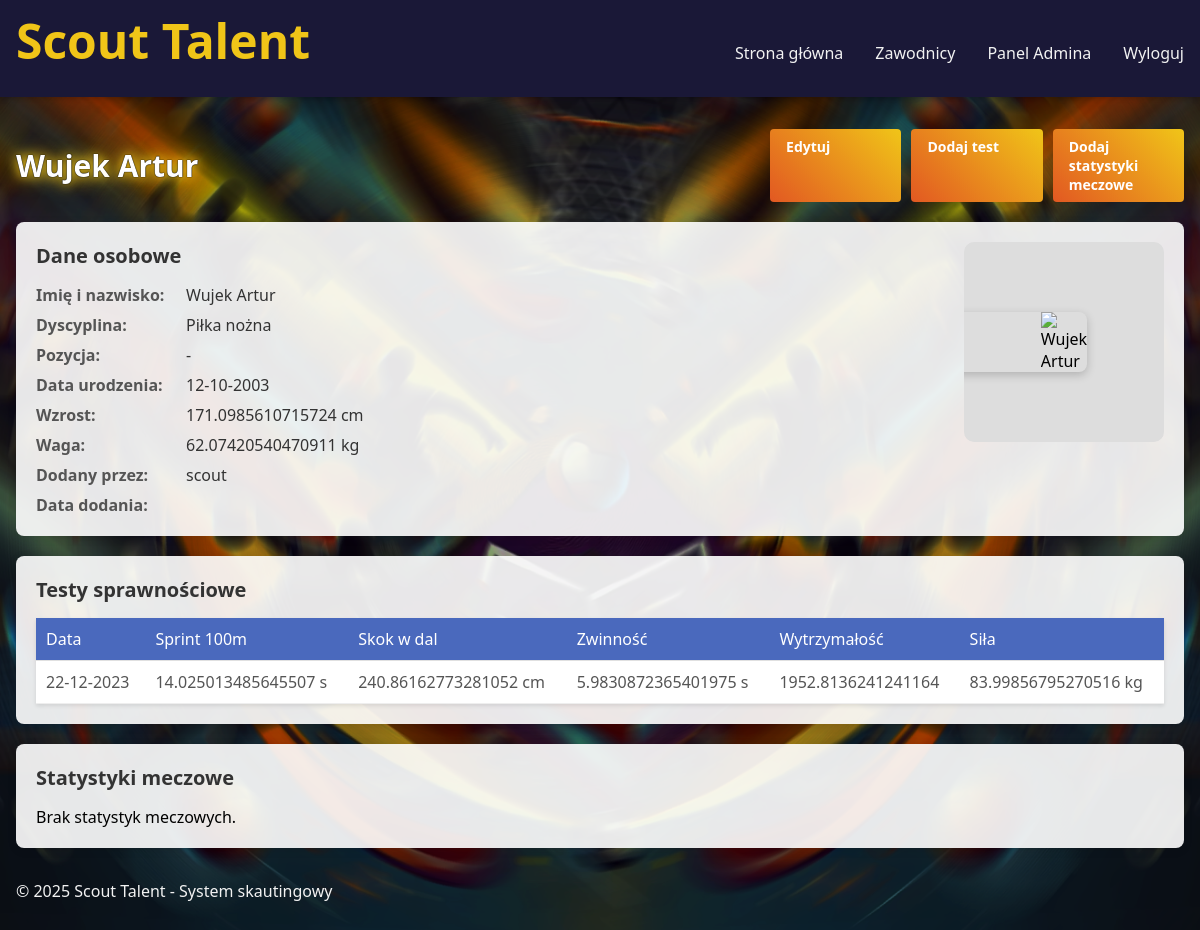
Screenshot of /players/detail/4 (signed in) with the database file from the repository.
### app/models.py (models this page shows, shortened)
class Player(db.Model):
    id = db.Column(db.Integer, primary_key=True)
    first_name = db.Column(db.String(64), nullable=False)
    last_name = db.Column(db.String(64), nullable=False)
    height = db.Column(db.Float)  # w cm
    weight = db.Column(db.Float)  # w kg
    birth_date = db.Column(db.Date)
    position = db.Column(db.String(64))
    photo = db.Column(db.String(255), nullable=True)  # Path to player photo
    sport_id = db.Column(db.Integer, db.ForeignKey('sport.id'))
    scout_id = db.Column(db.Integer, db.ForeignKey('user.id'))
    physical_tests = db.relationship('PhysicalTest', backref='player', lazy='dynamic')
    match_stats = db.relationship('MatchStat', backref='player', lazy='dynamic')

class Sport(db.Model):
    id = db.Column(db.Integer, primary_key=True)
    name = db.Column(db.String(64), unique=True, nullable=False)
    description = db.Column(db.Text)
    players = db.relationship('Player', backref='sport', lazy='dynamic')

class User(UserMixin, db.Model):
    id = db.Column(db.Integer, primary_key=True)
    username = db.Column(db.String(64), unique=True, nullable=False)
    email = db.Column(db.String(120), unique=True, nullable=False)
    password_hash = db.Column(db.String(128))
    role = db.Column(db.String(20), default='user')  # user, scout, club_manager, admin
    profile_picture = db.Column(db.String(200), nullable=True)  # Path to profile picture file
    status = db.Column(db.String(20), default='amateur')  # pro/amateur
    players = db.relationship('Player', backref='scout', lazy='dynamic')

class PhysicalTest(db.Model):
    id = db.Column(db.Integer, primary_key=True)
    player_id = db.Column(db.Integer, db.ForeignKey('player.id'))
    test_date = db.Column(db.Date, default=datetime.utcnow)
    sprint_100m = db.Column(db.Float)  # w sekundach
    long_jump = db.Column(db.Float)  # w cm
    agility = db.Column(db.Float)  # w sekundach
    endurance = db.Column(db.Float)  # w sekundach lub metrach zależnie od testu
    strength = db.Column(db.Float)  # w kg
    notes = db.Column(db.Text)

### app/routes/player_routes.py (the view)
@players.route('/detail/<int:player_id>')
@login_required
def detail(player_id):
    player = Player.query.get_or_404(player_id)
    if current_user.role != 'admin' and current_user.role != 'club_manager' and player.scout_id != current_user.id:
        abort(403)
    return render_template('player/detail.html', player=player)

### app/models.py (called while the page is built)
@login_manager.user_loader
def load_user(id):
    return User.query.get(int(id))

### app/templates/player/detail.html (shortened to what this page needs)
{% extends 'base.html' %}
{% block content %}
<section class="player-detail">
    <div class="header-section">
        <h1>{{ player.first_name }} {{ player.last_name }}</h1>
        {% if current_user.role in ['scout', 'admin'] and (current_user.role == 'admin' or player.scout_id == current_user.id) %}
            <div class="action-buttons">
                <a href="{{ url_for('players.edit', player_id=player.id) }}" class="btn btn-primary">Edytuj</a>
                <a href="{{ url_for('players.add', player_id=player.id) }}" class="btn btn-primary">Dodaj test</a>
                <a href="{{ url_for('players.add', player_id=player.id) }}" class="btn btn-primary">Dodaj statystyki meczowe</a>
            </div>
        {% endif %}
    </div>
    <div class="player-info card">
        <div class="player-header">
            <div class="player-details">
                <h2>Dane osobowe</h2>
                <dl>
                    <dt>Imię i nazwisko:</dt>
                    <dd>{{ player.first_name }} {{ player.last_name }}</dd>
                    <dt>Dyscyplina:</dt>
                    <dd>{{ player.sport.name }}</dd>
                    <dt>Pozycja:</dt>
                    <dd>{{ player.position }}</dd>
                    <dt>Data urodzenia:</dt>
                    <dd>{{ player.birth_date.strftime('%d-%m-%Y') if player.birth_date else 'Brak danych' }}</dd>
                    <dt>Wzrost:</dt>
                    <dd>{{ player.height }} cm</dd>
                    <dt>Waga:</dt>
                    <dd>{{ player.weight }} kg</dd>
                    <dt>Dodany przez:</dt>
                    <dd>{{ player.scout.username }}</dd>
                    <dt>Data dodania:</dt>
                </dl>
            </div>
            {% if player.photo %}
            <div class="player-photo">
                <img src="{{ player.photo }}" alt="{{ player.first_name }} {{ player.last_name }}" class="img-fluid rounded">
            </div>
            {% endif %}
        </div>
    </div>
    <div class="player-tests card">
        <h2>Testy sprawnościowe</h2>
        {% if player.physical_tests.count() > 0 %}
            <table class="data-table">
                <thead>
                    <tr>
                        <th>Data</th>
                        <th>Sprint 100m</th>
                        <th>Skok w dal</th>
                        <th>Zwinność</th>
                        <th>Wytrzymałość</th>
                        <th>Siła</th>
                    </tr>
                </thead>
                <tbody>
                    {% for test in player.physical_tests %}
                        <tr>
                            <td>{{ test.test_date.strftime('%d-%m-%Y') }}</td>
                            <td>{{ test.sprint_100m }} s</td>
                            <td>{{ test.long_jump }} cm</td>
                            <td>{{ test.agility }} s</td>
                            <td>{{ test.endurance }}</td>
                            <td>{{ test.strength }} kg</td>
                        </tr>
                    {% endfor %}
                </tbody>
            </table>
        {% else %}
            <p>Brak testów sprawnościowych.</p>
        {% endif %}
    </div>
    <div class="player-matches card">
        <h2>Statystyki meczowe</h2>
        {% if player.match_stats.count() > 0 %}
            <table class="data-table">
                <thead>
                    <tr>
                        <th>Data</th>
                        <th>Przeciwnik</th>
                        <th>Minuty</th>
                        <th>Gole</th>
                        <th>Asysty</th>
                        <th>Dystans</th>
                        <th>Kontakty z piłką</th>
                    </tr>
                </thead>
                <tbody>
                    {% for stat in player.match_stats %}
                        <tr>
                            <td>{{ stat.match.date.strftime('%d-%m-%Y') }}</td>
                            <td>{{ stat.match.opponent }}</td>
                            <td>{{ stat.minutes_played }}</td>
                            <td>{{ stat.goals }}</td>
                            <td>{{ stat.assists }}</td>
                            <td>{{ stat.distance_covered }} km</td>
                            <td>{{ stat.ball_contacts }}</td>
                        </tr>
                    {% endfor %}
                </tbody>
            </table>
        {% else %}
            <p>Brak statystyk meczowych.</p>
        {% endif %}
    </div>
</section>
{% endblock %}

### app/templates/base.html (shortened to what this page needs)
<!DOCTYPE html>
<html lang="pl">
<head>
    <link rel="stylesheet" href="{{ url_for('static', filename='css/style.css') }}">
</head>
<body>
    {% include 'components/navbar.html' %}
    <main class="container">
        {% block content %}{% endblock %}
    </main>
    {% include 'components/footer.html' %}
</body>
</html>

### app/templates/components/navbar.html (shortened to what this page needs)
<header class="navbar">
    <div class="logo">
        <a href="{{ url_for('main.home') }}">Scout Talent</a>
    </div>
    <nav>
        <ul class="nav-menu">
            <li><a href="{{ url_for('main.home') }}">Strona główna</a></li>
            {% if current_user.is_authenticated %}
                {% if current_user.role in ['scout', 'admin', 'club_manager'] %}
                    <li><a href="{{ url_for('players.list') }}">Zawodnicy</a></li>
                {% endif %}
                {% if current_user.role == 'admin' %}
                    <li><a href="{{ url_for('main.home') }}">Panel Admina</a></li>
                {% endif %}
                <li><a href="{{ url_for('auth.logout') }}">Wyloguj</a></li>
            {% else %}
                <li><a href="{{ url_for('auth.login') }}">Logowanie</a></li>
                <li><a href="{{ url_for('auth.register') }}">Rejestracja</a></li>
            {% endif %}
        </ul>
    </nav>
</header>

### app/templates/components/footer.html
<footer class="footer">
    <div class="container">
        <p class="foot">&copy; 2025 Scout Talent - System skautingowy</p>
    </div>
</footer>

### app/static/css/style.css (style rules this page uses)
:root { --primary-color: #4c2882; --secondary-color: #e25822; --accent-color: #f0c518; --background-color: #0a2a4a; --text-color: #f2f2f2; --dark-accent: #1a1837; --gradient-primary: linear-gradient(135deg, var(--primary-color), var(--dark-accent)); --gradient-secondary: linear-gradient(45deg, var(--secondary-color), var(--accent-color)); }
* { margin: 0; padding: 0; box-sizing: border-box; font-family: 'Segoe UI', Tahoma, Geneva, Verdana, sans-serif; }
body { background-image: url('../images/background.png'); background-size: cover; background-position: center; color: var(--text-color); min-height: 100vh; }
.logo { text-align: center; margin-bottom: 1.5rem; }
.btn { width: 100%; padding: 12px; border: none; border-radius: 5px; cursor: pointer; font-size: 1rem; font-weight: bold; transition: all 0.3s ease; }
.btn-primary { background: var(--gradient-secondary); color: var(--dark-accent); }
.navbar { display: flex; justify-content: space-between; align-items: center; padding: 0.5rem 1rem 0; background: var(--dark-accent); box-shadow: 0 2px 5px rgba(0, 0, 0, 0.2); }
.navbar .logo a { color: var(--accent-color); text-decoration: none; font-size: 3rem; font-weight: bold; padding:0; }
.nav-menu { display: flex; list-style: none; }
.nav-menu li { margin-left: 2rem; }
.nav-menu li a { color: var(--text-color); text-decoration: none; transition: color 0.3s ease; }
.container { max-width: 1200px; margin: 2rem auto; padding: 0 1rem; }
.card { background-color: #b0c4de; border-radius: 8px; box-shadow: 0 2px 4px rgba(0, 0, 0, 0.1); padding: 20px; transition: transform 0.3s ease; color:black; }
.data-table { width: 100%; border-collapse: collapse; margin-top: 20px; background-color: #fff; box-shadow: 0 2px 4px rgba(0, 0, 0, 0.1); }
.data-table th, .data-table td { padding: 12px 15px; text-align: left; border-bottom: 1px solid #e0e0e0; }
.data-table th { background-color: #f8f9fa; font-weight: bold; }
.header-section { display: flex; justify-content: space-between; align-items: center; margin-bottom: 20px; }
.action-buttons { display: flex; gap: 10px; }
.player-info { flex: 1; padding-right: 15px; }
.player-photo { width: 80px; height: 80px; background: #ddd; display: flex; align-items: center; justify-content: center; border-radius: 10px; overflow: hidden; }
.footer { vertical-align: bottom; }

### app/templates/player/detail.html (style rules this page uses)
.card { background-color: rgba(255, 255, 255, 0.9); border-radius: 8px; box-shadow: 0 2px 10px rgba(0, 0, 0, 0.1); padding: 20px; margin-bottom: 20px; }
.header-section { display: flex; justify-content: space-between; align-items: center; margin-bottom: 20px; }
.header-section h1 { margin: 0; font-size: 30px; color: white; text-shadow: 0 0 1px #000000, 0 0 1px #000000, 0 0 11px #f0c518, 0 0 20px #f0c518; }
.action-buttons { display: flex; gap: 10px; }
.btn-primary { background-color: #4a69bd; color: white; border: none; padding: 8px 16px; border-radius: 4px; text-decoration: none; font-size: 14px; cursor: pointer; }
.player-header { display: flex; justify-content: space-between; align-items: flex-start; }
.player-details { flex: 1; }
.player-details h2 { color: #333; margin-top: 0; margin-bottom: 15px; font-size: 20px; }
.player-details dl { display: grid; grid-template-columns: 150px 1fr; row-gap: 8px; }
.player-details dt { font-weight: bold; color: #555; }
.player-details dd { margin-left: 0; color: #333; }
.player-photo { margin-left: 30px; margin-bottom: 20px; width:200px; height: 200px; }
.player-photo img { margin-right:100px; padding-left: 100px; max-width: 300px; height: auto; border-radius: 8px; box-shadow: 0 3px 10px rgba(0, 0, 0, 0.2); }
.player-tests h2, .player-matches h2 { color: #333; margin-top: 0; margin-bottom: 15px; font-size: 20px; }
.data-table { width: 100%; border-collapse: collapse; margin-top: 10px; }
.data-table th { background-color: #4a69bd; color: white; padding: 10px; text-align: left; font-weight: normal; }
.data-table td { padding: 10px; border-bottom: 1px solid #eee; color: #555; }

### rows the page displays
Player: first_name "Wujek", last_name "Artur", position "-", birth_date "12-10-2003", height "171.0985610715724", weight "62.07420540470911"
Sport: sport.name "Piłka nożna"
User: scout.username "scout"
PhysicalTest: test_date "22-12-2023", sprint_100m "14.025013485645507", long_jump "240.86162773281052", agility "5.9830872365401975", endurance "1952.8136241241164", strength "83.99856795270516"
